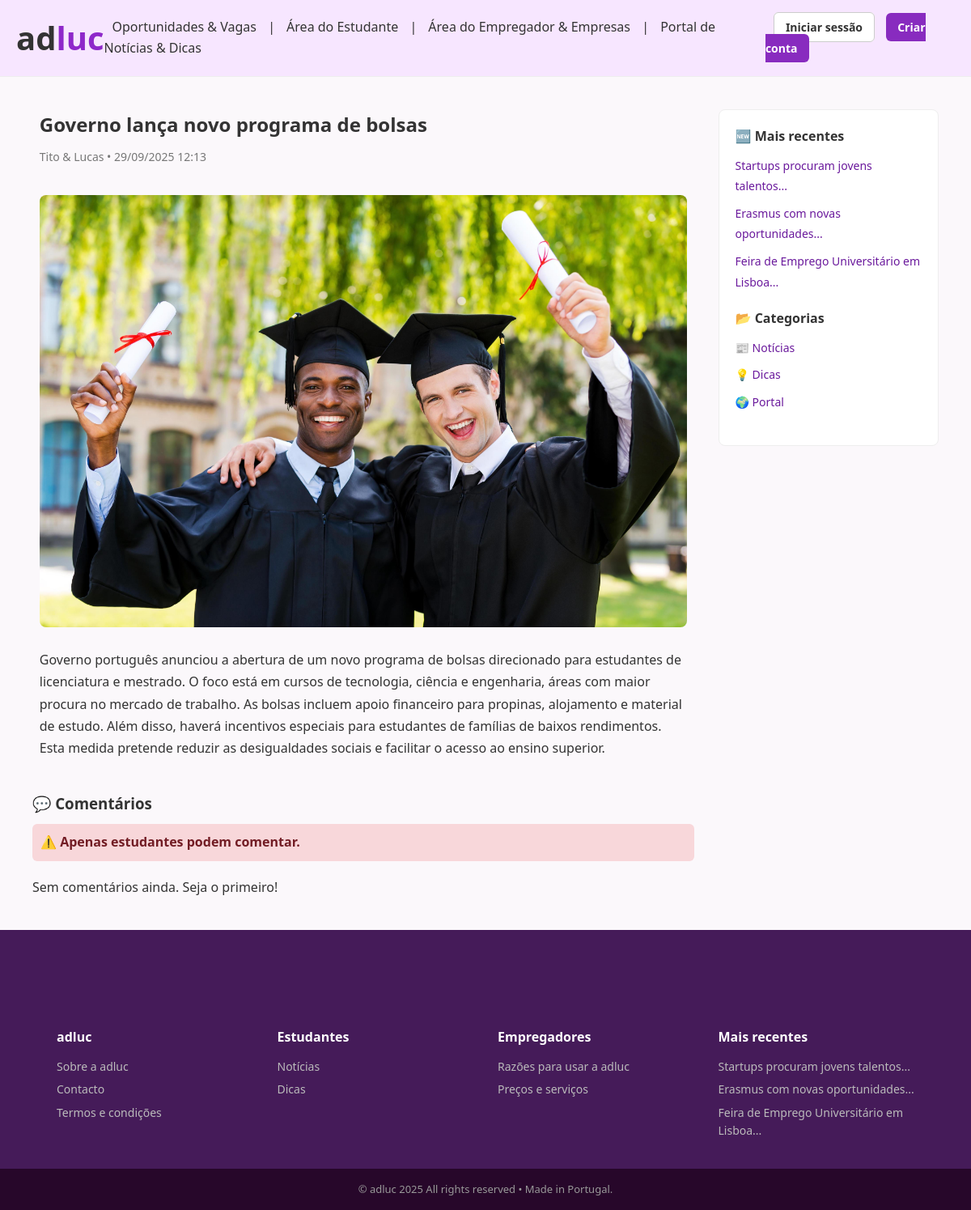
The page /publicacao/5 on the database its author committed.
### modelos/modelos.py (models this page shows, shortened)
class Publicacao(db.Model):
    __tablename__ = "publicacoes"
    id = db.Column(db.Integer, primary_key=True)
    titulo = db.Column(db.String(200), nullable=False)
    autor_id = db.Column(db.Integer, db.ForeignKey("utilizadores.id"), nullable=False)
    data_hora = db.Column(db.DateTime, default=datetime.utcnow)
    foto = db.Column(db.String(200), nullable=True)
    conteudo = db.Column(db.Text, nullable=False)
    tipo = db.Column(db.String(20), default="noticia")

class Utilizador(db.Model):
    __tablename__ = "utilizadores"
    id = db.Column(db.Integer, primary_key=True)
    nome = db.Column(db.String(100), nullable=False)
    email = db.Column(db.String(100), unique=True, nullable=False)
    senha_hash = db.Column(db.String(200), nullable=False)
    tipo = db.Column(db.String(20), nullable=False)  # estudante, empresa, admin
    cv_principal = db.Column(db.String(200), nullable=True)
    nif = db.Column(db.String(20), nullable=True)
    nome_empresa = db.Column(db.String(200), nullable=True)
    codigo_postal = db.Column(db.String(20), nullable=True)
    distrito = db.Column(db.String(100), nullable=True)
    telefone = db.Column(db.String(50), nullable=True)
    logo_empresa = db.Column(db.String(200), nullable=True)
    candidaturas = db.relationship("Candidatura", backref="estudante",
                                   cascade="all, delete-orphan", lazy=True)
    favoritos = db.relationship("Favorito", backref="estudante",
                                cascade="all, delete-orphan", lazy=True)
    vagas = db.relationship("Vaga", backref="empresa",
                            cascade="all, delete-orphan", lazy=True)
    publicacoes = db.relationship("Publicacao", backref="autor",
                                  cascade="all, delete-orphan", lazy=True)
    comentarios = db.relationship("Comentario", backref="autor",
                                  cascade="all, delete-orphan", lazy=True)

### app.py (the view)
@app.route("/publicacao/<int:pub_id>", endpoint="detalhe_publicacao")
def detalhe_publicacao(pub_id):
    pub = Publicacao.query.get_or_404(pub_id)
    return render_template("detalhe_publicacao.html", pub=pub)

### app.py (called while the page is built)
@app.context_processor
def inject_publicacoes_recentes():
    from modelos.modelos import Publicacao
    recentes = Publicacao.query.order_by(Publicacao.data_hora.desc()).limit(3).all()
    return dict(publicacoes_recentes=recentes)

### templates/detalhe_publicacao.html
{% extends "base.html" %}
{% block conteudo %}
<div class="conteudo-com-sidebar">
  <div class="conteudo-principal">
    <article class="news-detail">
      <h1>{{ pub.titulo }}</h1>
      <p class="meta">{{ pub.autor.nome }} • {{ pub.data_hora.strftime("%d/%m/%Y %H:%M") }}</p>
      {% if pub.foto %}
        <img src="{{ url_for('download_cv', filename=pub.foto) }}" alt="{{ pub.titulo }}" class="news-img">
      {% endif %}
      <div class="conteudo">
        {{ pub.conteudo|safe }}
      </div>
    </article>
    <section class="comentarios">
      <h3>💬 Comentários</h3>
      {% if session.get("tipo") == "estudante" %}
        <form method="POST" action="{{ url_for('comentar_publicacao', pub_id=pub.id) }}" class="comentario-form">
          <textarea name="conteudo" rows="3" placeholder="Escreva o seu comentário..." required></textarea>
          <button type="submit" class="btn btn-azul">Enviar</button>
        </form>
      {% else %}
        <p class="alerta alerta-erro">⚠️ Apenas estudantes podem comentar.</p>
      {% endif %}
      <div class="comentarios-lista">
        {% for coment in pub.comentarios %}
          <div class="comentario">
            <p class="coment-meta">
              <b>{{ coment.autor.nome }}</b> • {{ coment.data_hora.strftime("%d/%m/%Y %H:%M") }}
            </p>
            <p>{{ coment.conteudo }}</p>
            {% if session.get("tipo") == "admin" %}
              <form method="POST" action="{{ url_for('remover_comentario', coment_id=coment.id) }}" onsubmit="return confirmarRemocao('Remover comentário?')">
                <button type="submit" class="btn btn-perigo btn-sm">🗑 Remover</button>
              </form>
            {% endif %}
          </div>
        {% else %}
          <p>Sem comentários ainda. Seja o primeiro!</p>
        {% endfor %}
      </div>
    </section>
  </div>
  <aside class="sidebar">
    <div class="sidebar-bloco">
      <h3>🆕 Mais recentes</h3>
      <ul>
        {% for pub in publicacoes_recentes %}
          <li><a href="{{ url_for('detalhe_publicacao', pub_id=pub.id) }}">{{ pub.titulo[:50] }}...</a></li>
        {% else %}
          <li>Sem publicações</li>
        {% endfor %}
      </ul>
    </div>
    <div class="sidebar-bloco">
      <h3>📂 Categorias</h3>
      <ul>
        <li><a href="{{ url_for('pagina_noticias') }}">📰 Notícias</a></li>
        <li><a href="{{ url_for('pagina_dicas') }}">💡 Dicas</a></li>
        <li><a href="{{ url_for('pagina_conteudos') }}">🌍 Portal</a></li>
      </ul>
    </div>
  </aside>
</div>
{% endblock %}

### templates/base.html (shortened to what this page needs)
<!DOCTYPE html>
<html lang="pt">
<head>
  <link rel="stylesheet" href="{{ url_for('static', filename='css/style.css') }}">
</head>
<body class="light">
<header class="site-header">
  <div class="logo">
      <a href="{{ url_for('pagina_inicial') }}" style="text-decoration: none; color:inherit;">
        <span class="logo-ad">ad</span><span class="logo-luc">luc</span>
      </a>
  </div>
<nav class="nav-links" id="nav-menu">
    <a href="{{ url_for('pagina_vagas') }}">Oportunidades & Vagas</a>
    <span> | </span>
    <a href="{{ url_for('pagina_estudante') if session.get('tipo') == 'estudante' else '#' }}">Área do Estudante</a>
    <span> | </span>
    <a href="{{ url_for('pagina_empresa') if session.get('tipo') == 'empresa' else '#' }}">Área do Empregador & Empresas</a>
     <span> | </span>
    <a href="{{ url_for('pagina_conteudos') }}">Portal de Notícias & Dicas</a>
</nav>
  <div class="nav-buttons">
    {% if session.get('utilizador_id') %}
      <span class="user-info">Olá, {{ session.get('nome') }} ({{ session.get('tipo') }})</span>
      <a href="{{ url_for('logout') }}" class="btn btn-outline">Logout</a>
    {% else %}
      <a href="{{ url_for('login') }}" class="btn btn-outline">Iniciar sessão</a>
      <a href="{{ url_for('registo') }}" class="btn btn-azul">Criar conta</a>
    {% endif %}
  </div>
</header>
<main>
  {% block conteudo %}{% endblock %}
</main>
<footer class="site-footer">
  <div class="footer-columns">
    <div class="footer-col">
      <h3 class="footer-logo">adluc</h3>
      <a href="{{ url_for('pagina_sobre') }}">Sobre a adluc</a>
      <a href="{{ url_for('pagina_contactos') }}">Contacto</a>
      <a href="{{ url_for('pagina_termos') }}">Termos e condições</a>
    </div>
    <div class="footer-col">
      <h3>Estudantes</h3>
      <a href="{{ url_for('pagina_noticias') }}">Notícias</a>
      <a href="{{ url_for('pagina_dicas') }}">Dicas</a>
    </div>
    <div class="footer-col">
      <h3>Empregadores</h3>
      <a href="{{ url_for('pagina_razoes') }}">Razões para usar a adluc</a>
      <a href="{{ url_for('pagina_precos') }}">Preços e serviços</a>
    </div>
    <div class="footer-col">
      <h3>Mais recentes</h3>
      {% for pub in publicacoes_recentes %}
        <a href="{{ url_for('detalhe_publicacao', pub_id=pub.id) }}">
          {{ pub.titulo[:40] }}...
        </a>
      {% else %}
        <p style="color:#bbb;font-size:14px;">Sem publicações</p>
      {% endfor %}
    </div>
  </div>
  <div class="footer-bottom">
    © adluc 2025 All rights reserved • Made in Portugal.
  </div>
</footer>
</body>
</html>

### static/css/style.css (style rules this page uses)
html, body { height: 100%; display: flex; flex-direction: column; background: #fbf8fb; }
main { flex: 1; padding: 10px 40px; }
* { margin:0;padding:0;box-sizing:border-box; }
body { font-family:'Segoe UI',Arial,sans-serif;background:#fbf8fb;color:#333;line-height:1.6; }
.site-header { display:flex;justify-content:space-between;align-items:center;padding:15px 20px;background:#f7e6ff;border-bottom:1px solid #eee;position:sticky;top:0;z-index:1000; }
.logo { font-size:40px;font-weight:bold; }
.logo-ad { color:#333; }
.logo-luc { color: #8e28ca; }
.nav-links a { margin:0 12px;color:#333;text-decoration:none;font-weight:500; }
.nav-buttons a { margin-left:10px;text-decoration:none;padding:8px 14px;border-radius:6px;font-weight:600;font-size:14px; }
.btn-outline { border:1px solid #ccc;background:#fff;color:#333; }
.btn-azul { background: #882bbf;color:#fff;border-radius: 5px;height:40px;width:70px; }
.site-footer { background:#451b59;color:#fff;margin-top: auto; padding-top:120px; }
.footer-columns { display:grid;grid-template-columns:repeat(auto-fit,minmax(200px,1fr));gap:30px;max-width:1100px;margin:auto;padding:0 20px 30px; }
.footer-col h3 { margin-bottom:12px;font-size:16px;font-weight:700; }
.footer-logo { font-size:20px;color:#fff; }
.footer-col a { display:block;color:#bbb;margin-bottom:6px;text-decoration:none;font-size:14px; }
.footer-bottom { background:#27072a;color:#999;text-align:center;padding:15px;font-size:13px; }
.alerta { padding:10px;border-radius:6px;margin:10px 0;font-weight:700; }
.alerta-erro { background:#f8d7da;color:#721c24; }
.news-detail { max-width:800px;margin:auto; }
.news-detail h1 { margin-bottom:10px; }
.news-detail .meta { color:#777;font-size:14px;margin-bottom:15px; }
.news-detail .news-img { width:100%;margin:20px 0;border-radius:8px; }
.news-detail .conteudo { font-size:16px;line-height:1.7; }
.nav-links a { margin: 0 10px; color: #333; text-decoration: none; font-weight: 500; }
.conteudo-com-sidebar { display:grid; grid-template-columns:3fr 1fr; gap:30px; margin:30px 0; }
.sidebar { background:var(--cor-card-bg,#fff); border:1px solid #eee; border-radius:8px; padding:20px; height:fit-content; }
.sidebar-bloco { margin-bottom:20px; }
.sidebar-bloco h3 { margin-bottom:10px;font-size:16px;font-weight:700; }
.sidebar-bloco ul { list-style:none;padding:0; }
.sidebar-bloco li { margin-bottom:8px; }
.sidebar-bloco a { text-decoration:none;color: #6a199c;font-size:14px; }
.comentarios { margin-top:40px; }
.comentarios-lista { margin-top:20px; display:flex; flex-direction:column; gap:15px; }

### rows shown on the page
Publicacao: titulo "Governo lança novo programa de bolsas", data_hora "29/09/2025 12:13", foto (picture), conteudo "Governo português anunciou a abertura de um novo programa de bolsas direcionado para estudantes de licenciatura e mestrado. O foco está em cursos de tecnologia, ciência e engenharia, áreas com maior procura no mercado de trabalho. As bolsas incluem apoio financeiro para propinas, alojamento e material de estudo. Além disso, haverá incentivos especiais para estudantes de famílias de baixos rendimentos. Esta medida pretende reduzir as desigualdades sociais e facilitar o acesso ao ensino superior."
Utilizador: autor.nome "Tito & Lucas"
Publicacao: titulo "Startups procuram jovens talentos"
Publicacao: titulo "Erasmus com novas oportunidades"
Publicacao: titulo "Feira de Emprego Universitário em Lisboa"
